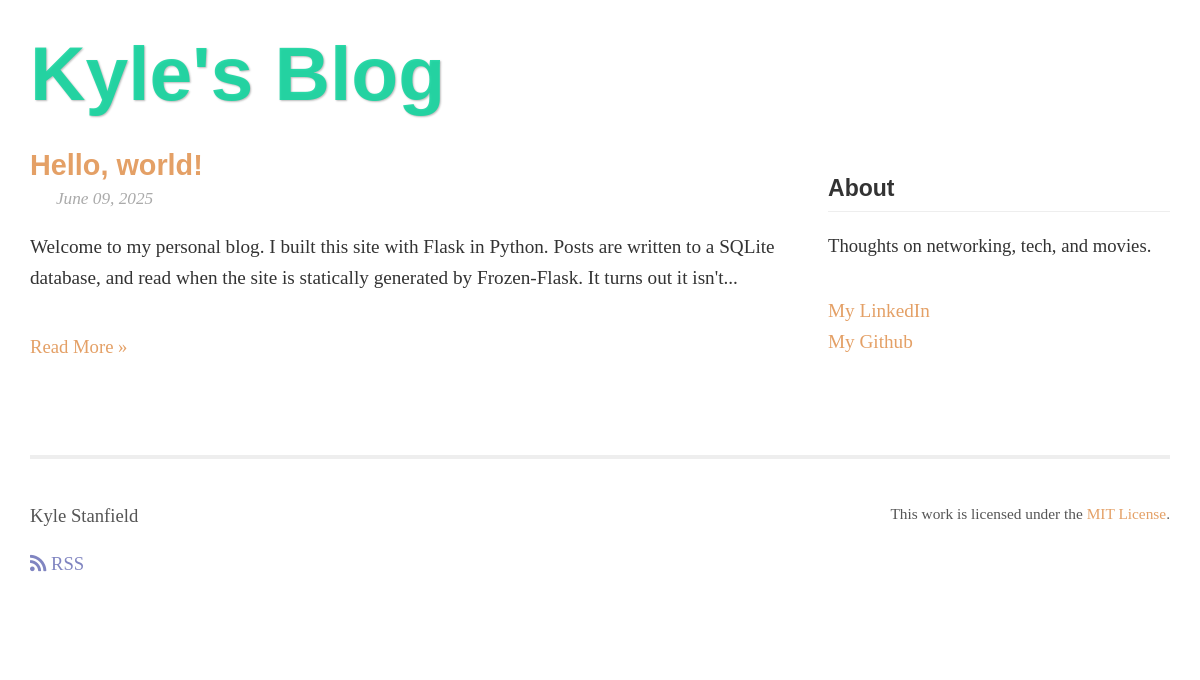
Before: / with the older database file.
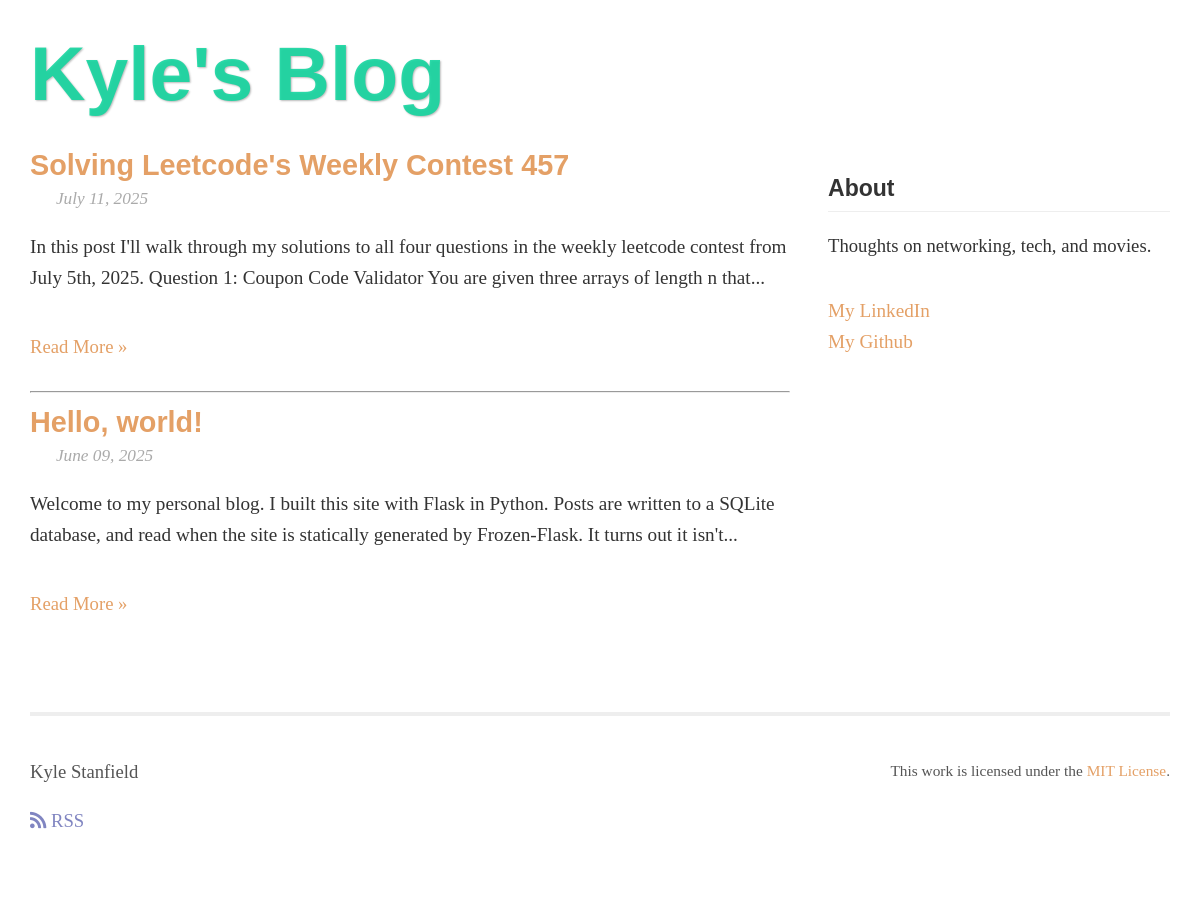
After: the same page with the newer database file.
### src/models.py (models this page shows)
class Post(Base):
    __tablename__ = 'post'
    id = Column(Integer, primary_key=True)
    author_id = Column(Integer, ForeignKey('user.id'), nullable=False)
    title = Column(String(100), nullable=False)
    body = Column(Text, nullable=False)
    created_at = Column(DateTime, default=datetime.now(timezone.utc))
    author = relationship('User', back_populates='posts')

### src/blog.py (the view)
@bp.route('/')
def index():
    db_session = current_app.extensions['db_manager'].get_database_session()
    posts = db_session.query(Post).options(joinedload(Post.author)).order_by(Post.created_at.desc()).all()
    posts = [parsePost(p) for p in posts]
    return render_template('blog/index.html', posts=posts)

### src/auth.py (called while the page is built)
@bp.before_app_request
def load_logged_in_user():
    user_id = session.get('user_id')
    if user_id is None:
        print("User not logged in")
        g.user = None
    else:
        db_session = current_app.extensions['db_manager'].get_database_session()
        g.user = db_session.query(User).filter_by(id=user_id).first()

### src/models.py (called while the page is built)
def parsePost(post: Post) -> MarkdownPost:
    return MarkdownPost(post) # type: ignore

### src/sql_alchemy_db.py (called while the page is built)
    def get_database_session(self):
        if 'db_session_instance' not in g:
            g.db_session_instance = self.current_scoped_session
        return g.db_session_instance

    def close_database_session(self, e=None):
        db_session_to_close = g.pop('db_session_instance', None)
        if db_session_to_close is not None:
            db_session_to_close.close()
        self.current_scoped_session.remove()

### templates/blog/index.html (shortened to what this page needs)
{% extends 'base.html' %}
{% block content %}
    {% for post in posts %}
        <div class="post-preview">
            <h2><a href="{{ url_for('blog.view', id=post.id) }}">{{ post.title  | safe }}</a></h2>
            <p class="meta">
                {{ post.created_at.strftime('%B %d, %Y') }}
            </p>
            <div class="preview-body">
                {{ post.body | striptags | truncate(200)  | safe }}
            </div>
            <p><a href="{{ url_for('blog.view', id=post.id) }}">Read More &raquo;</a></p>
            {% if not loop.last %}
                <hr class="post-separator">
            {% endif %}
        </div>
    {% else %}
        <p>No posts have been published yet.</p>
    {% endfor %}
{% endblock %}

### templates/base.html (shortened to what this page needs)
<!DOCTYPE html>
<html lang="en-us">
<head>
    <link rel="stylesheet" href="{{ url_for('static', filename='style.css') }}" type="text/css" media="screen, projection" />
    <link rel="stylesheet" href="https://use.fontawesome.com/releases/v5.6.3/css/all.css">
</head>
<body>
    <div class="site clearfix">
        <div class="title">
            <h1><a href="{{ url_for('blog.index') }}">Kyle's Blog</a></h1>
        </div>
        <div class="main-content-area">
            <div id="post">
                {% block content %}{% endblock %}
            </div>
            <div class="about">
                <h1>About</h1>
                <p>Thoughts on networking, tech, and movies.</p>
                <br/>
                <a rel="me" href="https://www.linkedin.com/in/kylejstanfield/">My LinkedIn</a> <br>
                <a rel="me" href="https://github.com/kylestanfield">My Github</a>
            </div>
        </div>
        <div class="footer">
            <div class="contact">
                <p>
                    Kyle Stanfield<br />
                </p>
                <p>
                    <a href="#"><i class="fas fa-rss"></i> RSS</a>
                </p>
            </div>
            <div class="license">
                This work is licensed under the <a href="https://opensource.org/licenses/MIT">MIT License</a>.             </div>
        </div>
    </div>
</body>
</html>

### static/style.css (style rules this page uses)
* { margin: 0; padding: 0; }
html { height: 100%; }
body { display: flex; flex-direction: column; min-height: 100vh; margin: 0; padding: 0; background-color: white; font: 1.2em georgia, "times new roman", serif; text-align: left; hyphens: auto; color: #333; text-indent: 0; }
h1, h2, h3, h4, h5, h6 { font-family: helvetica, arial, sans-serif; font-weight: bold; color: #e4a066; }
h1 { font-size: 2em; margin-bottom: 0.5em; }
h2 { font-size: 1.5em; margin-bottom: 0.75em; }
p { margin-top: 1em; margin-bottom: 0.25em; line-height: 1.6em; font-size: 14pt; }
a { color: #e4a066; text-decoration: none; }
hr { margin-bottom: 0.75em; margin-top: 1.5em; color: #3311113b; }
.site { font-size: 100%; max-width: 1400px; width: 95%; margin: 0 auto; line-height: 1.6em; padding: 3em 0 2em 0; display: flex; flex-direction: column; }
.site .title { font-weight: bold; margin-bottom: 1.5em; }
.site .title a { color: #0fd59de0; font-size: 2em; text-decoration: none; text-shadow: 1px 1px 2px #BBBBBB; }
.main-content-area { display: flex; flex-direction: row; justify-content: space-between; align-items: flex-start; flex-wrap: wrap; }
#post { flex: 1 1 65%; min-width: 300px; margin-right: 2em; }
.site .about { flex: 0 0 30%; min-width: 200px; padding-left: 0; }
.site .about h1 { font-size: 1.2em; margin-bottom: 0.5em; margin-top: 1em; color: #333; border-bottom: 1px solid #eee; padding-bottom: 0.3em; }
.clearfix::after { content: ""; display: table; clear: both; }
.preview-body { margin-top: 1em; margin-bottom: 2em; }
#post .meta { color: #aaa; font-style: italic; margin-top: -1em; font-size: 0.9em; margin-bottom: 0.8em; margin-left:1.5em; }
.site .footer { font-size: 80%; color: #555; border-top: 4px solid #eee; margin-top: 2em; padding-top: 1.5em; padding-bottom: 2em; overflow: hidden; clear: both; }
.site .footer .contact { float: left; margin-right: 3em; }
.site .footer .contact a { color: #8085C1; }
.site .footer .license { margin-top: 1.1em; float: right; text-align: right; }

Changed rows visible on the page:
added Post: title "Solving Leetcode's Weekly Contest 457", created_at "July 11, 2025", body "In this post I'll walk through my solutions to all four questions in the weekly leetcode contest from July 5th, 2025. Question 1: Coupon Code Validator You are given three arrays of length n that..."
